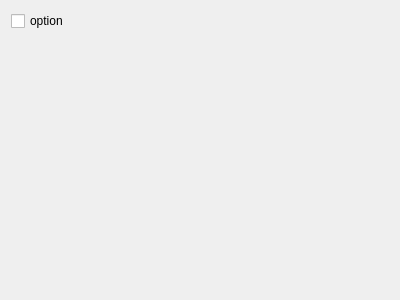
<?xml version="1.0" encoding="UTF-8"?>
<ui version="4.0">
 <class>Page_021_Options</class>
 <widget class="QWidget" name="Page_021_Options">
  <property name="geometry">
   <rect>
    <x>0</x>
    <y>0</y>
    <width>400</width>
    <height>300</height>
   </rect>
  </property>
  <property name="windowTitle">
   <string>Form</string>
  </property>
  <layout class="QVBoxLayout" name="verticalLayout">
   <item>
    <widget class="QCheckBox" name="checkBox">
     <property name="text">
      <string>option</string>
     </property>
    </widget>
   </item>
   <item>
    <spacer name="verticalSpacer">
     <property name="orientation">
      <enum>Qt::Orientation::Vertical</enum>
     </property>
     <property name="sizeHint" stdset="0">
      <size>
       <width>20</width>
       <height>40</height>
      </size>
     </property>
    </spacer>
   </item>
  </layout>
 </widget>
 <resources/>
 <connections/>
</ui>
